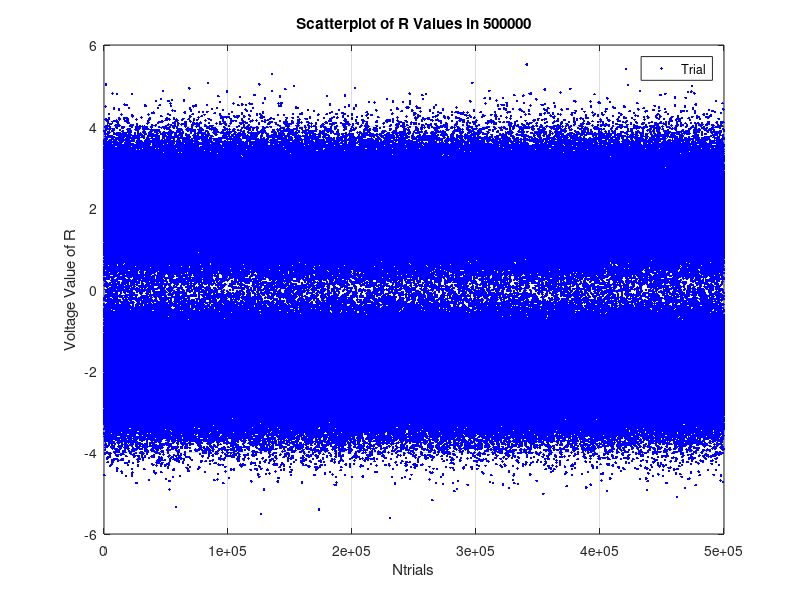

The MATLAB script that drew this image: (Note: this script raises an error after producing the figure.)
%% S22  CMPE320 Proj 2 Skeleton
close all;
clear;

PrA = 0.5;  % per the project
Ntrials = 500000; % make this as large as you can for your machine.  
%  From Project 1, more trials give results closer to the pdf.
A_minusA = (rand(1,Ntrials)<=PrA); % 1  = A, 0 = -A;
A_minusA = 2*(A_minusA-0.5);% convert to  +/-A;

Avalue = 2; % per assignment
sigma2 = 9/16; %per assignment;

N =  sqrt(sigma2)*randn(1,Ntrials); % zero mean variance = sigma2
R =  Avalue*A_minusA+N;  % R = (+/-A)+N;

tenSigma = sqrt(sigma2)*10;
dr=0.05;
rEdge=[-tenSigma-Avalue:dr:tenSigma+Avalue]; % force bin center to zero

% Figure (1) is the scatterplot
% plots each output value of R for each Ntrials value
figure(1)
x = [1:Ntrials];
y = R;
plot(x,y,'b.'); %create the scatterplot use an appropriate x, an appropriate y, 
% the 'b.' will plot individual points in blue.
% prettify the graph
title(['Scatterplot of R Values in ', num2str(Ntrials)]);
ylabel('Voltage Value of R');
xlabel('Ntrials');
grid on;
legend('Trial');

% Figure(2) is the histogram
% Now create the histogram, normalized to pdf, as in Project 1.
figure(2)
spdfR = histogram(R, 'BinEdges', rEdge, 'Normalization', 'pdf');

[Vr,Nbinr,r]=unpackHistogram(spdfR);  %I've provided a helper function to assist with histogram management

% Vr is values of the histogram bins
% Nbinr is number of bins
% r is the bin centers

edges = rEdge;
rGivenA = exp(-(edges-Avalue).^2/(2*sigma2))/sqrt(2*pi*sigma2);
rGivenNegA = exp(-(edges-(-Avalue)).^2/(2*sigma2))/sqrt(2*pi*sigma2);
fRr = rGivenA * 0.5 + rGivenNegA * 0.5; % put the equation for your fR(r) here

hold on;
plot(edges, fRr, 'r', 'LineWidth', 3); % plot your fRr
hold off;

% Make the plot look professional
xlabel('Voltage');
ylabel('Probability Density');
grid on;
legend('Random Variable R', 'Theoretical Value of R');
title('Probability Density of R');



figure(3); %Scatterplot for 2.2

%  Method 1
%  Notice the trick here.  (R>=0) will be 1 when true and 0 when false.
%  Multiplying point by point using .* will set all negative values to zero
%  and leave all postive values unchanged, thus creating the S for 2.1

S = (R>=0).*R; %  only accept R>=0;
x = [1:Ntrials];
y = S;
%plot(x,y,'b.'); % scatterplot
plot(R, S, 'b.');

xlabel('Random Variable R');
ylabel('Random Output Variable S');
grid on;
legend('Output Voltage');
title('Voltage Output from Perfect Diode Detector');

% figure(5); % extra scatterplot

ds = dr;

figure(4);

sEdge = rEdge;
% you may use subplots or not, as you desire.  If not, then you'll need new figures
spdfS = histogram(S, 'BinEdges', sEdge, 'Normalization', 'pdf'); %generate normalized histogram as in Project 1

[Values,Ns,s]=unpackHistogram(spdfS); %Use the helper function

i0 = min(find(s>=0)); % locate s nearest to zero
%fSs = Values.*(s>0); % use the trick again 
fSs = fRr; % pre editing

% set the value to that of the middle value of R, which is the bin at zero
% times the bin width of that bin
PrS_is_0 = sum(Vr(1:(length(Vr)/2 + 1))); % you will have some value


fSs(i0)=PrS_is_0; % create an effective Dirac Delta function at zero
fSs(1:i0-1) = 0; % sets every value before the dirac delta to 0

hold on
plot(sEdge,fSs,'r','LineWidth',3); % plot in red on top of histogram
hold off

% make the plot look professional
grid on;
xlabel('Value of S');
ylabel('Probability Density');
title('Probability Density Function of Random Variable S')
legend('Measured Probability Density', 'Analytical Probability Density');
   
% Would a rescaled version make things easier to see?
xlim([-0.5 5]);
ylim([0 .35]);

% old CDF stuff
% figure(5);
% 
% % Plot the CDF from the histogram and Theoretical CDF
% CDF_S = histogram(S, 'BinEdges', sEdge, 'Normalization', 'cdf');
% % this is close, but not perfect yet
% % this might now be good
% FSs = (sEdge>=0) .* ((1 - QQ((sEdge - Avalue)/sqrt(sigma2))) * 0.5 + 0.5); % Hint:  Use the QQ helper function to express the integral in terms of Q(s)
% 
% hold on
% plot(sEdge, FSs, 'LineWidth', 2); % plot FSs
% hold off
% 
% %Make the plot look professional
% grid on;
% xlabel('Value of S');
% ylabel('Cumulative Probability (CDF)');
% title('CDF of S Given Perfect Diode Detector');
% legend('S Normalized as CDF', 'Actual CDF Function');

meanS =  mean(S); % sample mean from S array, not the histogram
varS = var(S);  % sample variance from S array, not the histogram
meanR = mean(R); % sample mean from R array, not the histogram
varR=var(R);  % sample variance from the R array.

% Print the results (example only, do what you want)
disp('--------');
disp('Section 2.1');
disp(['For the input, with A = +/-',num2str(Avalue),' variance ',num2str(sigma2),' and ',int2str(Ntrials),' trials,']);
disp(['the mean of R is ',num2str(meanR),' with variance ',num2str(varR),' =  ',num2str(Avalue^2),'  +  ',num2str(sigma2)]);
disp(['For Method 1 (ideal diode), the mean of S is ',num2str(meanS),' and the variance is ',num2str(varS)])
disp(['For Method 1 (ideal diode), diode(',num2str(meanR),') = ',num2str(meanR*(meanR>=0))]);

%================
% 2.2 uses abs as the function, but the same signal model.
%      We'll retain N and R, and just replace S

%New figures as necessary

S2 = abs(R); % the second method is absolute value.

figure(6);
% Plot the scatter plot
x = [1:Ntrials];
y = S2;
%plot(x,y,'b.');
plot(R, S2, 'b.');

xlabel('Random Variable R');
ylabel('Random Output Variable S');
grid on;
legend('Output Voltage');
title('Voltage Output from Absolute Value Detector');

% New figure
figure(7);
s2Edge = sEdge;
spdfS2 = histogram(S2, 'BinEdges', s2Edge, 'Normalization', 'pdf');% generate the normalized histogram

[Values2,Ns2,s2]=unpackHistogram(spdfS2); % unpack for ease of use

% old method of finding fS2s
%constantVal2 = abs(s2Edge) ./ (s2Edge * sqrt(2 * pi * sigma2));
constantVal2 = 1 / (sqrt(2 * pi * sigma2));

negAval = exp(-(s2Edge - Avalue) .^ 2 / (2 * sigma2));
posAval = exp(-(s2Edge + Avalue) .^ 2 / (2 * sigma2));

fS2s = constantVal2 .* (negAval + posAval);
PRis0 = 2 * fRr(191); % probability of R = 0, taken from the above function
fS2s(191) = 2 * PRis0; % 2 times the value, due to the +-
fS2s(1:191) = 0;

hold on
plot(s2Edge, fS2s, 'r', 'LineWidth', 3); % your fSs
hold off

% Make your plot professional
grid on;
xlabel('Value of S');
ylabel('Probability Density');
title('Probabilty Density Function of S given an Absolute Value Detector');
legend('Measured Probability Density', 'Analytical Probability Density');

% old CDF stuff
% Compute and plot the CDF and print resultsmodifying lines 74-96 as necessary for this section
% figure(8);
% 
% CDF_S2 = histogram(S2, 'BinEdges', s2Edge, 'Normalization', 'cdf');
% FS2s = (1-QQ((s2Edge-Avalue) / sqrt(sigma2)));
% 
% hold on;
% plot(s2Edge, FS2s, 'LineWidth',2);
% hold off;

meanS2 =  mean(S2); % sample mean from S array, not the histogram
varS2 = var(S2);  % sample variance from S array, not the histogram

% Print the results (example only, do what you want)
disp('--------');
disp('Section 2.2');
disp(['For the input, with A = +/-',num2str(Avalue),' variance ',num2str(sigma2),' and ',int2str(Ntrials),' trials,']);
disp(['the mean of R is ',num2str(meanR),' with variance ',num2str(varR),' =  ',num2str(Avalue^2),'  +  ',num2str(sigma2)]);
disp(['For Method 2 (absolute value detector), the mean of S is ',num2str(meanS2),' and the variance is ',num2str(varS2)]);
disp(['For Method 2 (absolute value detector), diode(',num2str(meanR),') = ',num2str(meanR*(meanR>=0))]);

%================
% 2.3 uses S = R.^2 as the function, but the same signal model.
%      We'll retain N and R, and just replace S

% New plots
figure(9); % this is the scatterplot
S3 = R.^2;

% scatterplot
% this shows the bounds needed for sxEdge
x = [1:Ntrials];
y = S3;
%plot(x,y,'b.');
plot(R, S3, 'b.');

xlabel('Random Variable R');
ylabel('Random Output Variable S');
grid on;
legend('Output Voltage');
title('Voltage Output from Square Law Detector');

s3Edge = [0:ds:30];
% you may use subplots or not, as you desire.  If not, then you'll need new figures
% this should be the 10th figure
figure(10);
spdfS3 = histogram(S3, 'BinEdges', s3Edge, 'Normalization', 'pdf'); %generate normalized histogram as in Project 1

[Values3,Ns3,s3]=unpackHistogram(spdfS3); %Use the helper function
% this below is done to make the line actually go to where it is supposed to, other than infinity
s3Edge(1) = 0.001;
% this is the section to put the analytical value of the pdf
% which is found via the math stuff in Appendix B
constantVal = 1 ./ (2 * sqrt(s3Edge * 2 * pi * sigma2));
negAval = exp(-(sqrt(s3Edge) - Avalue) .^ 2 / (2 * sigma2));
posAval = exp(-(sqrt(s3Edge) + Avalue) .^ 2 / (2 * sigma2));
fS3s = (negAval + posAval) .* constantVal;

hold on;
plot(s3Edge, fS3s, 'r', 'LineWidth', 3);
hold off;

% prettiness on the graphs
ylim([0 0.15]);
xlim([0 30]);

grid on;
xlabel('Value of S');
ylabel('Probability Density');
title('Probabilty Density Function of S given a Square Law Detector');
legend('Measured Probability Density', 'Analytical Probability Density');

meanS3 =  mean(S3); % sample mean from S array, not the histogram
varS3 = var(S3);  % sample variance from S array, not the histogram

disp('--------');
disp('Section 2.3');
disp(['For the input, with A = +/-',num2str(Avalue),' variance ',num2str(sigma2),' and ',int2str(Ntrials),' trials,']);
disp(['the mean of R is ',num2str(meanR),' with variance ',num2str(varR),' =  ',num2str(Avalue^2),'  +  ',num2str(sigma2)]);
disp(['For Method 3 (squeare law detector), the mean of S is ',num2str(meanS3),' and the variance is ',num2str(varS3)]);
disp(['For Method 3 (square law detector), diode(',num2str(meanR),') = ',num2str(meanR*(meanR>=0))]);


% Print output table for use in report
%  This table provides the means and variances for the various options all
%  in one place.


% Jensens holds true due to the gER values being less than or equal to ES for all values
% func(E(x)) <= E(func(x)) <- this is the correct Jensens which is shown in the table through the collected data
disp('Output Table');
method =  [1:3]';
ES = [meanS,meanS2,meanS3]';
gER = [meanR*(meanR>=0), abs(meanR), meanR^2]'; 
table  =  [method ES gER];
%sprintf('%10.5f',table)
disp(table);